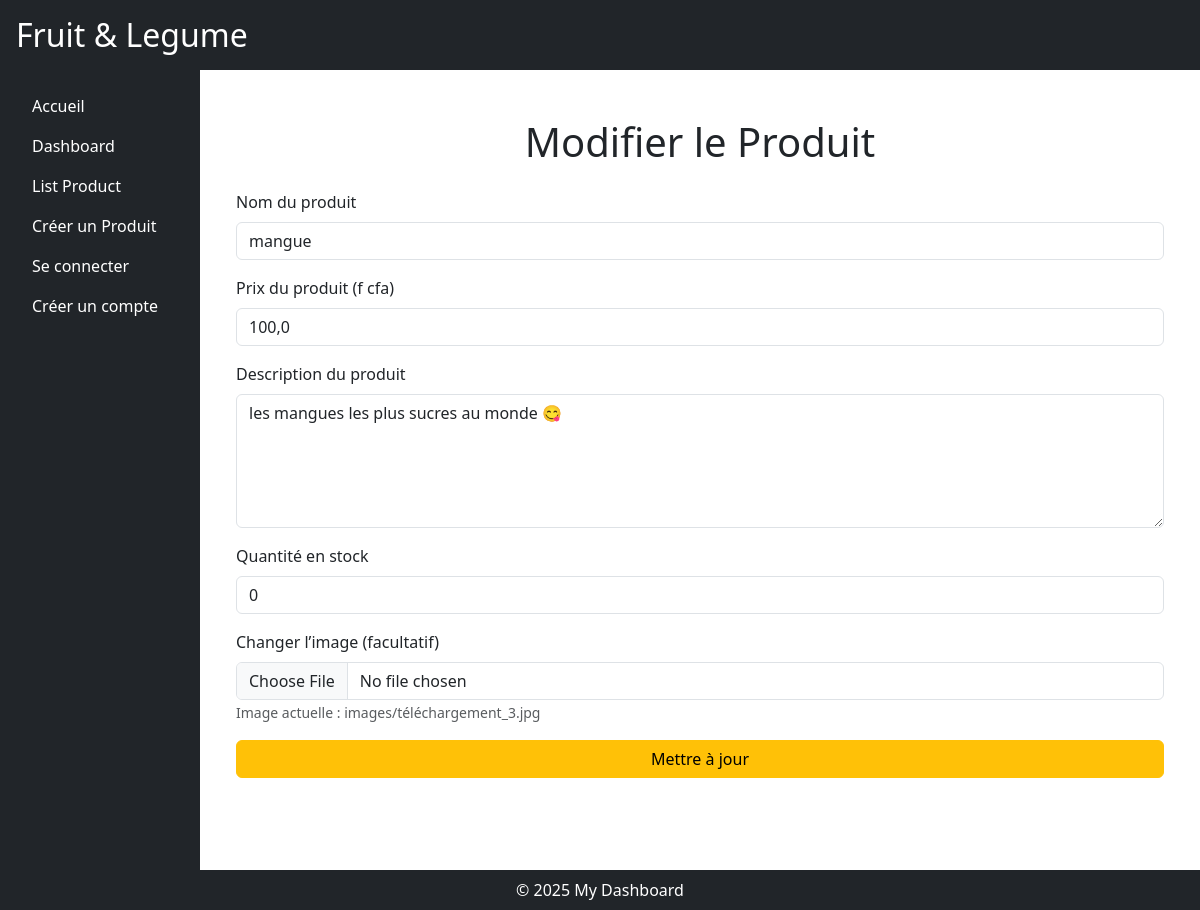
Screenshot of /produit/1/update/ with the database file from the repository.
### produit/models.py (models this page shows, shortened)
class Produit(models.Model):
    nom = models.CharField(max_length=255)
    description = models.TextField(null=True, blank=True)
    prix = models.FloatField()
    image = models.ImageField(upload_to='images/')
    quantite = models.IntegerField(default=0)  # <-- Ajouté ici correctement

### produit/views.py (the view, shortened to what this page needs)
# urls.py: path('produit/<int:pk>/update/', UpdateProduit.as_view(), name='product_update'),  # Mise à jour d'un produit
class UpdateProduit(View):
    def get(self, request, pk):
        produit = get_object_or_404(Produit, pk=pk)
        return render(request, 'produit/update_produit.html', {'produit': produit})

### templates/produit/update_produit.html (shortened to what this page needs)
{% extends 'Dashboard/base.html' %}
{% block content %}
<div class="container mt-5">
    <h1 class="text-center mb-4">Modifier le Produit</h1>
    <form action="{% url 'produit:product_update' produit.id %}" method="POST" enctype="multipart/form-data">
        <div class="mb-3">
            <label for="nom" class="form-label">Nom du produit</label>
            <input type="text" id="nom" name="nom" class="form-control" value="{{ produit.nom }}" required>
        </div>
        <div class="mb-3">
            <label for="prix" class="form-label">Prix du produit (f cfa)</label>
            <input type="text" id="prix" name="prix" class="form-control" value="{{ produit.prix }}" required>
        </div>
        <div class="mb-3">
            <label for="description" class="form-label">Description du produit</label>
            <textarea name="description" id="description" class="form-control" rows="5" required>{{ produit.description }}</textarea>
        </div>
        <div class="mb-3">
            <label for="quantite" class="form-label">Quantité en stock</label>
            <input type="number" id="quantite" name="quantite" class="form-control" value="{{ produit.quantite }}" required>
        </div>
        <div class="mb-3">
            <label for="image" class="form-label">Changer l’image (facultatif)</label>
            <input type="file" name="image" id="image" class="form-control">
            {% if produit.image %}
                <small class="form-text text-muted">Image actuelle : {{ produit.image.name }}</small>
            {% endif %}
        </div>
        <button type="submit" class="btn btn-warning w-100">Mettre à jour</button>
    </form>
</div>
{% endblock %}

### templates/Dashboard/_includes/_meta.html (style rules this page uses)
body { min-height: 100vh; display: flex; flex-direction: column; }

### rows the page displays
Produit: nom "mangue", prix "100,0", description "les mangues les plus sucres au monde 😋", quantite "0", image.name "images/téléchargement_3.jpg"
